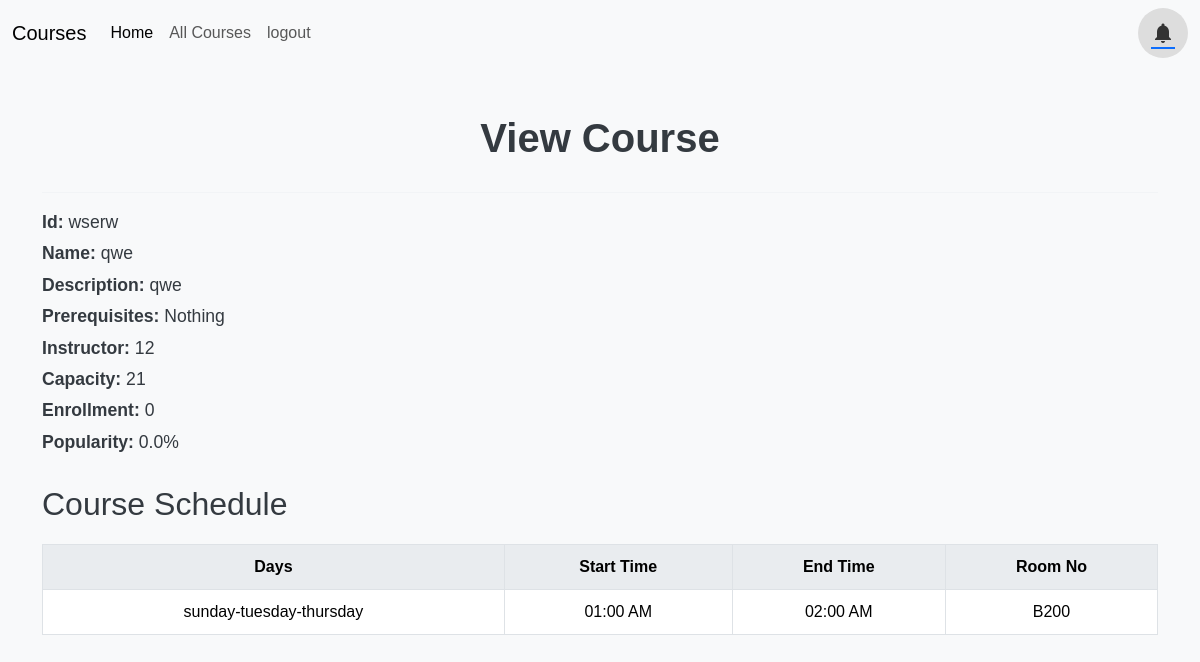
/course/wserw (signed in), run on the app's committed database.
### App/models.py (models this page shows, shortened)
class Courses(models.Model):
    id = models.CharField(primary_key=True,max_length=10)
    name = models.CharField( max_length=50)
    description = models.CharField(max_length=255)
    prerequisites = models.ManyToManyField('self', blank=True)
    instructor = models.CharField(max_length=50)
    capacity = models.IntegerField()
    courseSchedules = models.ForeignKey(CourseSchedules, on_delete=models.CASCADE, null=True)

class CourseSchedules(models.Model):
    DAYS = (
        ('3-days','sunday-tuesday-thursday'),
        ('2-days','monday-wensday'),
    )
    id = models.AutoField(primary_key=True)
    startTime = models.TimeField()
    endTime = models.TimeField()
    days = models.CharField(max_length=10, null=True, choices=DAYS)
    roomNo = models.CharField(max_length=20)

### App/views.py (the view)
# urls.py: path('course/<str:pk>', views.course, name='course'),
@login_required(login_url='login')
def course(request, pk):
    course = Courses.objects.get(id=pk)
    enroll = StudentReg.objects.filter(courseID = course).count()
    regs = StudentReg.objects.count()
    pop = enroll/regs * 100
    context = {'course':course,
               'enroll':enroll,
               'pop':pop,
               }
    return render(request, 'App/course.html', context)

### App/templates/App/course.html
{% extends "App/main.html" %}
{% block content %}
{% load static %}
<link rel="stylesheet" href="{% static "css/courseview.css" %}">
<div class="container mt-5">
    <h1 class="px-5">View Course</h1>
    <hr>
    <div class="course-details">
        <p><b>Id:</b> {{ course.id }}</p>
        <p><b>Name:</b> {{ course.name }}</p>
        <p><b>Description:</b> {{ course.description }}</p>
        <p><b>Prerequisites:</b>
            {% if course.prerequisites.all %}
                <ul>
                    {% for prerequisite in course.prerequisites.all %}
                        <li>{{ prerequisite.id }} - {{ prerequisite.name }}</li>
                    {% endfor %}
                </ul>
            {% else %}
                Nothing
            {% endif %}
        </p>
        <p><b>Instructor:</b> {{ course.instructor }}</p>
        <p><b>Capacity:</b> {{ course.capacity }}</p>
        <p><b>Enrollment:</b> {{ enroll }}</p>
        <p><b>Popularity:</b> {{ pop }}%</p>
    </div>
    <h2 class="mt-4">Course Schedule</h2>
    {% if course.courseSchedules %}
        <table class="table schedule-table">
            <thead>
                <tr>
                    <th>Days</th>
                    <th>Start Time</th>
                    <th>End Time</th>
                    <th>Room No</th>
                </tr>
            </thead>
            <tbody>
                <tr>
                    <td>{{ course.courseSchedules.get_days_display }}</td>
                    <td>{{ course.courseSchedules.startTime|time:"h:i A" }}</td>
                    <td>{{ course.courseSchedules.endTime|time:"h:i A" }}</td>
                    <td>{{ course.courseSchedules.roomNo }}</td>
                </tr>
            </tbody>
        </table>
    {% else %}
        <p>No schedule available for this course.</p>
    {% endif %}
</div>
{% endblock content %}

### static/css/courseview.css (style rules this page uses)
body { font-family: 'Arial', sans-serif; background-color: #f8f9fa; color: #343a40; }
h1 { margin-bottom: 30px; text-align: center; font-weight: 600; }
.container { margin-top: 50px; width: 100%; }
hr { border-top: 1px solid #dee2e6; }
.course-details { margin-bottom: 30px; }
.course-details p { font-size: 1.1rem; margin: 5px 0; }
.table { margin-top: 20px; width: 100%; border-collapse: collapse; }
.table th, .table td { text-align: center; vertical-align: middle; padding: 10px; border: 1px solid #dee2e6; }
.table th { background-color: #e9ecef; font-weight: 600; }
.table td { background-color: #ffffff; }

### data on the page
Courses: id "wserw", name "qwe", description "qwe", instructor "12", capacity "21", courseSchedules.days "sunday-tuesday-thursday", courseSchedules.startTime "01:00 AM", courseSchedules.endTime "02:00 AM", courseSchedules.roomNo "B200"

### other printed values
{{ enroll }} "0"
{{ pop }} "0.0"
